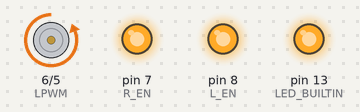
Simulated run of this sketch. Board: Arduino Uno, built with avr-gcc and run on an emulated ATmega328P. On the bench: motor-driver pin pairs drawn as motors (green arrow = first pin HIGH = forward, orange = second pin HIGH = backward, longer = more drive), output pins drawn as LEDs (lit = HIGH).

Above: at 1.2 s.
At 3.0 s:
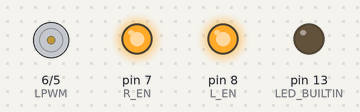
At 4.7 s:
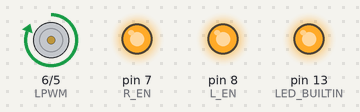
Timing chart, 0 to 9.1 s (numbered marks = the images above):
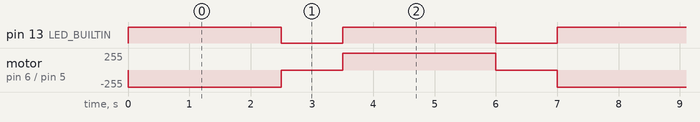

The sketch:

bench.ino
```cpp
const int RPWM = 5, LPWM = 6, R_EN = 7, L_EN = 8;
const float SPEED_MM_S = 8.0;

void setup() {
  pinMode(RPWM, OUTPUT); pinMode(LPWM, OUTPUT);
  pinMode(R_EN, OUTPUT); pinMode(L_EN, OUTPUT);
  pinMode(LED_BUILTIN, OUTPUT);
  digitalWrite(R_EN, HIGH);
  digitalWrite(L_EN, HIGH);
}

void stopAct() { analogWrite(RPWM, 0); analogWrite(LPWM, 0); }

void moveMm(bool forward, float mm) {
  digitalWrite(LED_BUILTIN, HIGH);
  analogWrite(forward ? LPWM : RPWM, 0);
  analogWrite(forward ? RPWM : LPWM, 255);
  delay((unsigned long)(mm / SPEED_MM_S * 1000));
  stopAct();
  digitalWrite(LED_BUILTIN, LOW);
}

void loop() {
  moveMm(true, 20);
  delay(1000);
  moveMm(false, 20);
  delay(1000);
}
```

Measured:
- by itself, pin 13 (LED_BUILTIN): alternates HIGH for 2.5 s and LOW for 1.0 s
- by itself, motor on pin 6 (LPWM) / pin 5 (RPWM): repeats every 7.0 s: stopped 1.0 s, forward 255/255 2.5 s, stopped 1.0 s, backward 255/255 2.5 s
